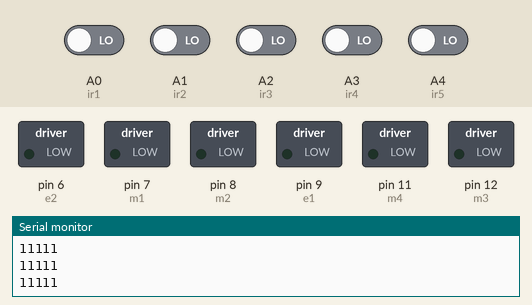
This sketch was run on a simulated Arduino Uno, built with avr-gcc and run on an emulated ATmega328P. On the bench: switched loads named in the sketch (green lamp = pin HIGH), the last lines printed to the serial monitor. The test bench sets the inputs (shaded band); at power-on: A0 (ir1), A1 (ir2), A2 (ir3), A3 (ir4), A4 (ir5) LOW.

Above: at 1.2 s.
1.3 s: A0 (ir1) driven HIGH and A1 (ir2) driven HIGH
At 2.4 s:
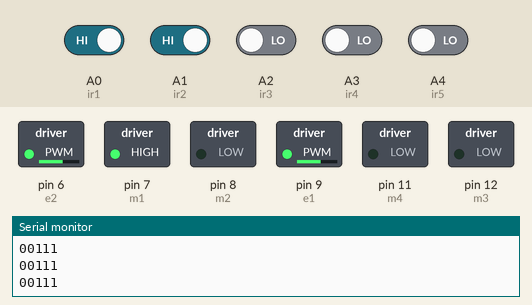
2.8 s: A2 (ir3) driven HIGH and A3 (ir4) driven HIGH
At 3.5 s:
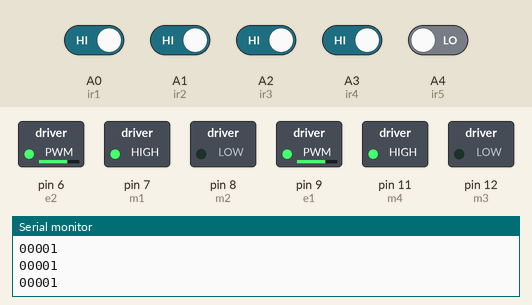
Timing chart, 0 to 5.8 s (numbered marks = the images above; inputs shaded):
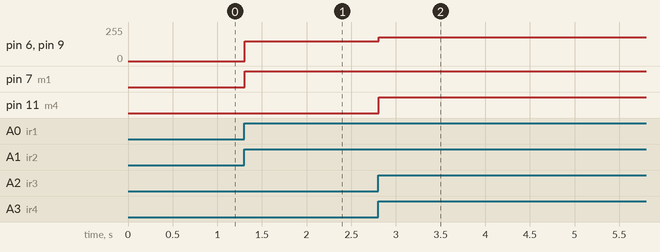

The sketch:

v2smartcar-lesson4.ino
```cpp
//K3 K4 connect with right motors
//k1 k2 connect with left motors


#define m1 7  //Right Motor MA1
#define m2 8  //Right Motor MA2
#define m3 12  //Left Motor MB1
#define m4 11  //Left Motor MB2
#define e1 9  //Right Motor Enable Pin EA
#define e2 6 //Left Motor Enable Pin EB

//**********5 Channel IR Sensor Connection**********//
#define ir1 A0
#define ir2 A1
#define ir3 A2
#define ir4 A3
#define ir5 A4
//*************************************************//

void setup() {
  pinMode(m1, OUTPUT);
  pinMode(m2, OUTPUT);
  pinMode(m3, OUTPUT);
  pinMode(m4, OUTPUT);
  pinMode(e1, OUTPUT);
  pinMode(e2, OUTPUT);
  pinMode(ir1, INPUT);
  pinMode(ir2, INPUT);
  pinMode(ir3, INPUT);
  pinMode(ir4, INPUT);
  pinMode(ir5, INPUT);
  Serial.begin(9600);
}

void loop() {
  //Reading Sensor Values
  int s1 = digitalRead(ir1);  //Left Most Sensor
  int s2 = digitalRead(ir2);  //Left Sensor
  int s3 = digitalRead(ir3);  //Middle Sensor
  int s4 = digitalRead(ir4);  //Right Sensor
  int s5 = digitalRead(ir5);  //Right Most Sensor

 Serial.print(!s1);
  Serial.print(!s2);
  Serial.print(!s3);
  Serial.print(!s4);
  Serial.println(!s5);

  //if only middle sensor detects black line
  if((s1 == 1) && (s2 == 1) && (s3 == 0) && (s4 == 1) && (s5 == 1))
  {
    //going forward with full speed
    analogWrite(e1, 120); //you can adjust the speed of the motors from 0-255
    analogWrite(e2, 120); //you can adjust the speed of the motors from 0-255
    digitalWrite(m1, HIGH);
    digitalWrite(m2, LOW);
    digitalWrite(m3, HIGH);
    digitalWrite(m4, LOW);
  }

  //if only left sensor detects black line
  if((s1 == 1) && (s2 == 0) && (s3 == 1) && (s4 == 1) && (s5 == 1))
  {
    //going left
    analogWrite(e1, 150); //you can adjust the speed of the motors from 0-255
    analogWrite(e2, 150); //you can adjust the speed of the motors from 0-255
    digitalWrite(m1, LOW);
    digitalWrite(m2, LOW);
    digitalWrite(m3, HIGH);
    digitalWrite(m4, LOW);


  }

  //if only left most sensor detects black line
  if((s1 == 0) && (s2 == 1) && (s3 == 1) && (s4 == 1) && (s5 == 1))
  {
    //going left with full speed
    analogWrite(e1, 180); //you can adjust the speed of the motors from 0-255
    analogWrite(e2, 180); //you can adjust the speed of the motors from 0-255
    digitalWrite(m1, LOW);
    digitalWrite(m2, HIGH);
    digitalWrite(m3, HIGH);
    digitalWrite(m4, LOW);


  }

  //if only right sensor detects black line
  if((s1 == 1) && (s2 == 1) && (s3 == 1) && (s4 == 0) && (s5 == 1))
  {
    //going right
    analogWrite(e1, 150); //you can adjust the speed of the motors from 0-255
    analogWrite(e2, 150); //you can adjust the speed of the motors from 0-255
    digitalWrite(m1, HIGH);
    digitalWrite(m2, LOW);
    digitalWrite(m3, LOW);
    digitalWrite(m4, LOW);
  }

  //if only right most sensor detects black line
  if((s1 == 1) && (s2 == 1) && (s3 == 1) && (s4 == 1) && (s5 == 0))
  {
    //going right with full speed
    analogWrite(e1, 180); //you can adjust the speed of the motors from 0-255
    analogWrite(e2, 180); //you can adjust the speed of the motors from 0-255
    digitalWrite(m1, HIGH);
    digitalWrite(m2, LOW);
    digitalWrite(m3, LOW);
    digitalWrite(m4, HIGH);
  }

  //if middle and right sensor detects black line
  if((s1 == 1) && (s2 == 1) && (s3 == 0) && (s4 == 0) && (s5 == 1))
  {
    //going right
    analogWrite(e1, 150); //you can adjust the speed of the motors from 0-255
    analogWrite(e2, 150); //you can adjust the speed of the motors from 0-255
    digitalWrite(m1, HIGH);
    digitalWrite(m2, LOW);
    digitalWrite(m3, LOW);
    digitalWrite(m4, LOW);
  }

  //if middle and left sensor detects black line
  if((s1 == 1) && (s2 == 0) && (s3 == 0) && (s4 == 1) && (s5 == 1))
  {
    //going left
    analogWrite(e1, 150); //you can adjust the speed of the motors from 0-255
    analogWrite(e2, 150); //you can adjust the speed of the motors from 0-255
    digitalWrite(m1, LOW);
    digitalWrite(m2, LOW);
    digitalWrite(m3, HIGH);
    digitalWrite(m4, LOW);
  }

  //if middle, left and left most sensor detects black line
  if((s1 == 0) && (s2 == 0) && (s3 == 0) && (s4 == 1) && (s5 == 1))
  {
    //going left
    analogWrite(e1, 150); //you can adjust the speed of the motors from 0-255
    analogWrite(e2, 150); //you can adjust the speed of the motors from 0-255
    digitalWrite(m1, LOW);
    digitalWrite(m2, LOW);
    digitalWrite(m3, HIGH);
    digitalWrite(m4, LOW);
  }

  //if middle, right and right most sensor detects black line
  if((s1 == 1) && (s2 == 1) && (s3 == 0) && (s4 == 0) && (s5 == 0))
  {
    //going right
    analogWrite(e1, 150); //you can adjust the speed of the motors from 0-255
    analogWrite(e2, 150); //you can adjust the speed of the motors from 0-255
    digitalWrite(m1, HIGH);
    digitalWrite(m2, LOW);
    digitalWrite(m3, LOW);
    digitalWrite(m4, LOW);
  }

  //if all sensors are on a black line
  if((s1 == 0) && (s2 == 0) && (s3 == 0) && (s4 == 0) && (s5 == 0))
  {
    //stop
    digitalWrite(m1, LOW);
    digitalWrite(m2, LOW);
    digitalWrite(m3, LOW);
    digitalWrite(m4, LOW);
  }
}
```

Measured:
- after the input at 1.3 s, pin 6 (e2), pin 9 (e1): 0/255 → 150/255 at once; pin 7 (m1): LOW → HIGH at once
- after the input at 2.8 s, pin 6 (e2), pin 9 (e1): 150/255 → 180/255 at once; pin 11 (m4): LOW → HIGH at once
